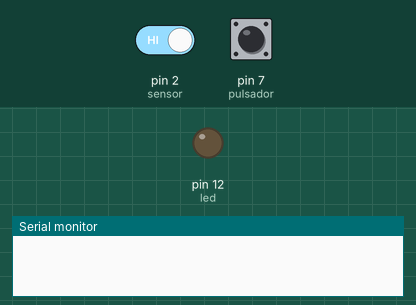
This sketch was run on a simulated Arduino Uno, built with avr-gcc and run on an emulated ATmega328P. Shown: output pins drawn as LEDs (lit = HIGH), the last lines printed to the serial monitor. The test bench sets the inputs (shaded band); at power-on: pin 2 (sensor) HIGH, pin 7 (pulsador) HIGH.

Above: at 1.2 s.
1.3 s: pin 2 (sensor) driven LOW
At 2.5 s:
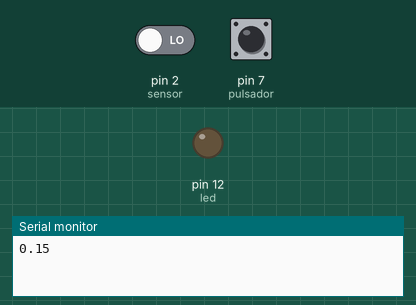
2.9 s: pin 7 (pulsador) pulled LOW for 3.2 s
At 3.8 s:
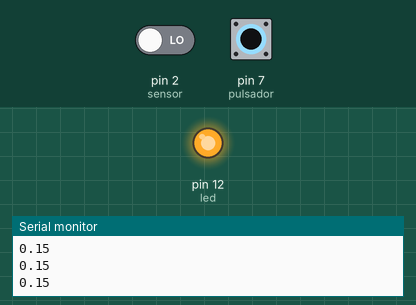
Timing chart, 0 to 7.7 s (numbered marks = the images above; inputs shaded):
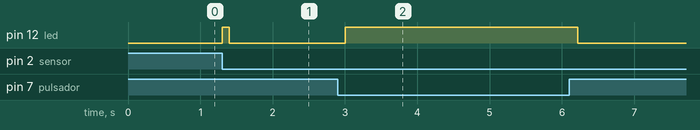

Measured:
- after the input at 1.3 s, pin 12 (led): LOW → HIGH at once, → LOW 0.10 s later
- after the input at 2.9 s, pin 12 (led): LOW → HIGH after 0.10 s, → LOW 3.2 s later

The sketch:

CRONOMETRO_SEGUIDOR.ino
```cpp
int sensor = 2;
int led = 12;
double tiempo = 0, val=0;
int valPul = 0;
double cont=0, pasos=0;

int pulsador = 7;

bool estado = false;

void setup() {
  Serial.begin(9600);
  pinMode(sensor, INPUT);
  pinMode(led, OUTPUT);
  pinMode(pulsador, INPUT);
}

void loop() {

  val = digitalRead(sensor);
  valPul = digitalRead(pulsador);

  if(val==0){
    estado = true;
    pasos = pasos + 1;
  }

  if(pasos>1){
    estado = false;
  }

  while(estado){
    digitalWrite(led, HIGH);
    cont = cont+15.3;
    tiempo = cont/100;
    Serial.println(tiempo);
    break;
  }
  if(!estado){
    digitalWrite(led, LOW);
  }

  if(valPul == 0){
    cont=0;
    tiempo=0;
    estado=false;
    pasos=0;
  }

  delay(100);

}
```
